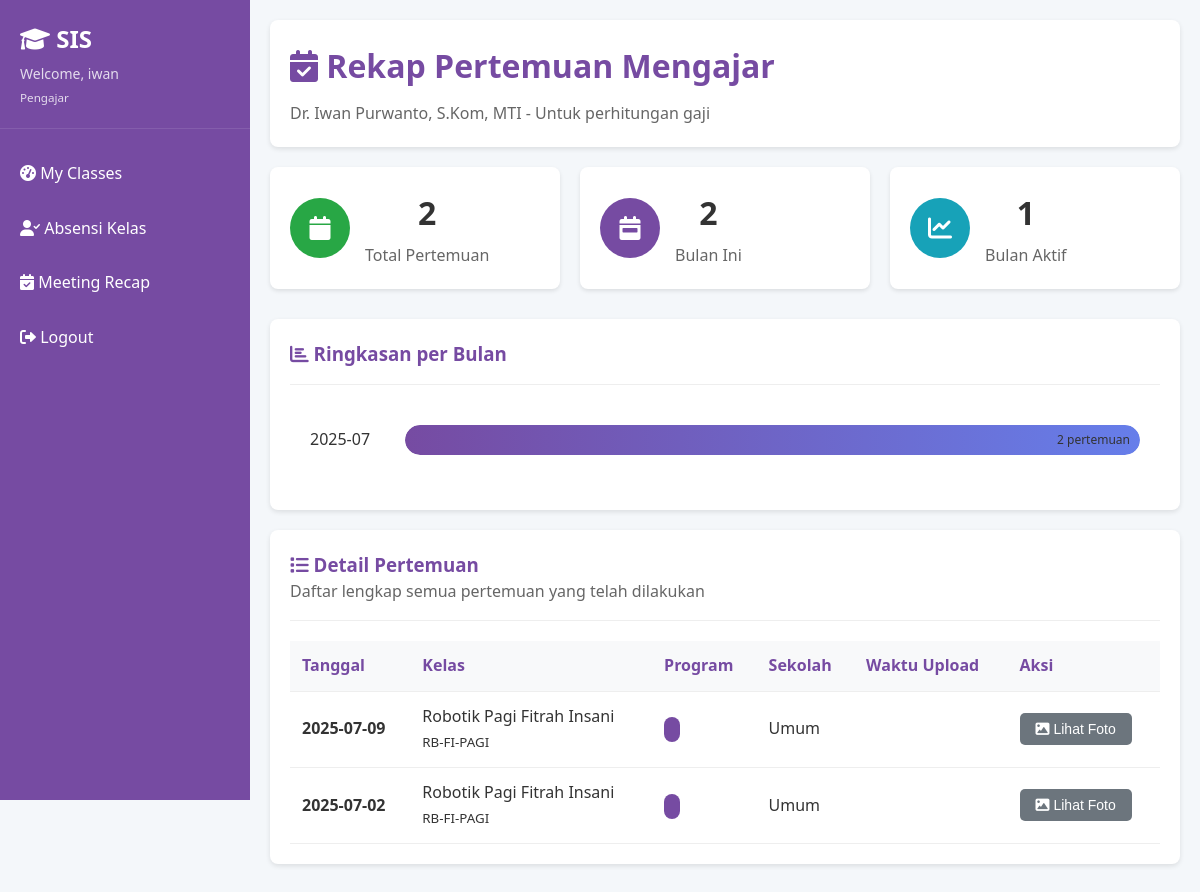
Screenshot of /teacher/rekap-pertemuan (signed in) with the database file from the repository.
### tables this page shows
CREATE TABLE User (
            id INTEGER PRIMARY KEY AUTOINCREMENT,
            username TEXT UNIQUE NOT NULL,
            password TEXT NOT NULL,
            role TEXT NOT NULL CHECK (role IN ('admin', 'pengajar', 'siswa'))
        );

CREATE TABLE Pengajar (
            id INTEGER PRIMARY KEY AUTOINCREMENT,
            kode_pengajar TEXT UNIQUE NOT NULL,
            nama_pengajar TEXT NOT NULL,
            program TEXT NOT NULL,
            user_id INTEGER,
            FOREIGN KEY (user_id) REFERENCES User(id)
        );

CREATE TABLE AbsensiSesi (
            id INTEGER PRIMARY KEY AUTOINCREMENT,
            kelas_id INTEGER,
            tanggal TEXT NOT NULL,
            pengajar_id INTEGER,
            pengajar_pengganti_id INTEGER,
            foto_selfie TEXT NOT NULL,
            materi_pembelajaran TEXT,
            capaian_pembelajaran TEXT,
            FOREIGN KEY (kelas_id) REFERENCES Kelas(id),
            FOREIGN KEY (pengajar_id) REFERENCES Pengajar(id),
            FOREIGN KEY (pengajar_pengganti_id) REFERENCES Pengajar(id)
        );

### app.py (the view)
@app.route('/teacher/rekap-pertemuan')
@role_required('pengajar')
def teacher_meeting_recap():
    db = get_db()
    teacher = db.execute('SELECT id, nama_pengajar FROM Pengajar WHERE user_id = ?', (session['user_id'],)).fetchone()
    meetings = db.execute('''
        SELECT
            a.id as sesi_id, -- TAMBAHKAN BARIS INI
            a.tanggal, a.kelas_id, k.nama_kelas, k.kode_kelas,
            COALESCE(pengganti.nama_pengajar, asli.nama_pengajar) as nama_pengajar_sesi
        FROM AbsensiSesi a
        JOIN Kelas k ON a.kelas_id = k.id
        JOIN Pengajar asli ON a.pengajar_id = asli.id
        LEFT JOIN Pengajar pengganti ON a.pengajar_pengganti_id = pengganti.id
        WHERE a.pengajar_id = ?
        GROUP BY a.tanggal, a.kelas_id
        ORDER BY a.tanggal DESC
    ''', (teacher['id'],)).fetchall()
    total_meetings = len(meetings)
    current_month_str = datetime.now().strftime('%Y-%m')
    current_month_meetings = sum(1 for m in meetings if m['tanggal'].startswith(current_month_str))
    monthly_summary = {}
    for meeting in meetings:
        month_key = meeting['tanggal'][:7]
        if month_key not in monthly_summary:
            monthly_summary[month_key] = 0
        monthly_summary[month_key] += 1
    return render_template('teacher_meeting_recap.html',
                         teacher=teacher,
                         meetings=meetings,
                         total_meetings=total_meetings,
                         current_month_meetings=current_month_meetings,
                         monthly_summary=monthly_summary)

### app.py (called while the page is built)
def get_db():
    if 'db' not in g:
        g.db = sqlite3.connect(DATABASE, detect_types=sqlite3.PARSE_DECLTYPES)
        g.db.row_factory = sqlite3.Row
    return g.db

def role_required(role):
    def decorator(f):
        @wraps(f)
        def decorated_function(*args, **kwargs):
            if 'user_id' not in session:
                return redirect(url_for('login'))
            db = get_db()
            user = db.execute('SELECT role FROM User WHERE id = ?', (session['user_id'],)).fetchone()
            if not user or user['role'] != role:
                flash('Akses ditolak. Anda tidak memiliki izin.', 'error')
                return redirect(url_for('login'))
            return f(*args, **kwargs)
        return decorated_function
    return decorator

### templates/teacher_meeting_recap.html (shortened to what this page needs)
{% extends "layout.html" %}
{% block content %}
<div class="content-header">
    <h1><i class="fas fa-calendar-check"></i> Rekap Pertemuan Mengajar</h1>
    <p>{{ teacher.nama_pengajar }} - Untuk perhitungan gaji</p>
</div>
<div class="stats-grid">
    <div class="stat-card">
        <div class="stat-icon" style="background: #28a745;">
            <i class="fas fa-calendar"></i>
        </div>
        <div class="stat-content">
            <h3>{{ total_meetings }}</h3>
            <p>Total Pertemuan</p>
        </div>
    </div>
    <div class="stat-card">
        <div class="stat-icon" style="background: #764ba2;">
            <i class="fas fa-calendar-week"></i>
        </div>
        <div class="stat-content">
            <h3>{{ current_month_meetings }}</h3>
            <p>Bulan Ini</p>
        </div>
    </div>
    <div class="stat-card">
        <div class="stat-icon" style="background: #17a2b8;">
            <i class="fas fa-chart-line"></i>
        </div>
        <div class="stat-content">
            <h3>{{ monthly_summary|length }}</h3>
            <p>Bulan Aktif</p>
        </div>
    </div>
</div>
<div class="card">
    <div class="card-header">
        <h3><i class="fas fa-chart-bar"></i> Ringkasan per Bulan</h3>
    </div>
    <div class="monthly-summary">
        {% for month, count in monthly_summary.items() %}
        <div class="month-item">
            <span class="month-label">{{ month }}</span>
            <div class="month-bar">
                <div class="bar-fill" style="width: {{ (count / (monthly_summary.values() | max)) * 100 }}%"></div>
                <span class="count-label">{{ count }} pertemuan</span>
            </div>
        </div>
        {% endfor %}
    </div>
</div>
<div class="card">
    <div class="card-header">
        <h3><i class="fas fa-list"></i> Detail Pertemuan</h3>
        <p style="margin: 0; color: #666;">Daftar lengkap semua pertemuan yang telah dilakukan</p>
    </div>
    <div class="table-responsive">
        <table class="table">
            <thead>
                <tr>
                    <th>Tanggal</th>
                    <th>Kelas</th>
                    <th>Program</th>
                    <th>Sekolah</th>
                    <th>Waktu Upload</th>
                    <th>Aksi</th>
                </tr>
            </thead>
            <tbody>
                {% for meeting in meetings %}
                <tr>
                    <td>
                        <strong>{{ meeting.tanggal }}</strong>
                    </td>
                    <td>
                        {{ meeting.nama_kelas }}<br>
                        <small class="text-muted">{{ meeting.kode_kelas }}</small>
                    </td>
                    <td>
                        <span class="program-badge">{{ meeting.nama_program }}</span>
                    </td>
                    <td>{{ meeting.nama_sekolah or 'Umum' }}</td>
                    <td>
                    </td>
                    <td>
                        <button class="btn btn-sm btn-secondary" onclick="showPhoto({{ meeting.sesi_id }})">
                            <i class="fas fa-image"></i> Lihat Foto
                        </button>
                    </td>
                </tr>
                {% endfor %}
            </tbody>
        </table>
    </div>
</div>
{% endblock %}

### templates/layout.html (shortened to what this page needs)
<!DOCTYPE html>
<html lang="en">
<head>
    <link rel="stylesheet" href="{{ url_for('static', filename='style.css') }}">
    <link href="https://cdnjs.cloudflare.com/ajax/libs/font-awesome/6.0.0/css/all.min.css" rel="stylesheet">
</head>
<body>
    <div class="dashboard">
        <div class="sidebar">
            <div class="sidebar-header">
                <h3><i class="fas fa-graduation-cap"></i> SIS</h3>
                <div class="user-info">
                    Welcome, {{ session.username }}<br>
                    <small>{{ session.role.title() }}</small>
                </div>
            </div>
            <ul class="sidebar-nav">
                {% if session.role == 'admin' %}
                    <li><a href="{{ url_for('admin_dashboard') }}"><i class="fas fa-tachometer-alt"></i> Dashboard</a></li>
                    <li><a href="{{ url_for('admin_manage_data', tipe='sekolah') }}"><i class="fas fa-school"></i> Data Sekolah</a></li>
                    <li><a href="{{ url_for('admin_manage_data', tipe='pengajar') }}"><i class="fas fa-chalkboard-teacher"></i> Data Pengajar</a></li>
                    <li><a href="{{ url_for('admin_manage_data', tipe='siswa') }}"><i class="fas fa-users"></i> Data Siswa</a></li>
                    <li><a href="{{ url_for('admin_manage_data', tipe='program') }}"><i class="fas fa-book"></i> Data Program</a></li>
                    <li style="padding: 10px 20px; color: rgba(255,255,255,0.5); font-size: 14px; margin-top: 10px; border-top: 1px solid rgba(255,255,255,0.1);">
                        INPUT DATA BARU
                    </li>
                    <li><a href="{{ url_for('input_sekolah') }}"><i class="fas fa-plus-circle"></i> Input Sekolah</a></li>
                    <li><a href="{{ url_for('input_pengajar') }}"><i class="fas fa-plus-circle"></i> Input Pengajar</a></li>
                    <li><a href="{{ url_for('input_siswa') }}"><i class="fas fa-plus-circle"></i> Input Siswa</a></li>
                    <li><a href="{{ url_for('input_materi') }}"><i class="fas fa-plus-circle"></i> Input Materi</a></li>
                    <li><a href="{{ url_for('admin_jadwal_pengajar') }}"><i class="fas fa-calendar-alt"></i> Input Jadwal Pengajar</a></li>
                    <li><a href="{{ url_for('admin_kelola_sesi') }}"><i class="fas fa-users-cog"></i> Kelola Sesi & Absensi</a></li>
                    <li><a href="{{ url_for('pengelompokan_kelas') }}"><i class="fas fa-users-cog"></i> Buat & Kelompokkan Kelas</a></li>
                    <li style="padding: 10px 20px; color: rgba(255,255,255,0.5); font-size: 14px; margin-top: 10px; border-top: 1px solid rgba(255,255,255,0.1);">
                        LAPORAN
                    </li>
                    <li><a href="{{ url_for('admin_teacher_meetings') }}"><i class="fas fa-chart-bar"></i> Laporan Absen Pengajar</a></li>
                    <li><a href="{{ url_for('admin_laporan_gaji') }}"><i class="fas fa-file-invoice-dollar"></i> Laporan & Gaji</a></li>
                {% elif session.role == 'pengajar' %}
                    <li><a href="{{ url_for('teacher_dashboard') }}"><i class="fas fa-tachometer-alt"></i> My Classes</a></li>
                    <li><a href="{{ url_for('pilih_kelas_absensi') }}"><i class="fas fa-user-check"></i> Absensi Kelas</a></li>
                    <li><a href="{{ url_for('teacher_meeting_recap') }}"><i class="fas fa-calendar-check"></i> Meeting Recap</a></li>
                {% elif session.role == 'siswa' %}
                    <li><a href="{{ url_for('student_portfolio') }}"><i class="fas fa-chart-line"></i> My Portfolio</a></li>
                {% endif %}
                <li><a href="{{ url_for('logout') }}"><i class="fas fa-sign-out-alt"></i> Logout</a></li>
            </ul>
        </div>
        <div class="main-content">
            {% block content %}{% endblock %}
        </div>
    </div>
</body>
</html>

### static/style.css (style rules this page uses)
* { margin: 0; padding: 0; box-sizing: border-box; }
body { font-family: 'Segoe UI', Tahoma, Geneva, Verdana, sans-serif; background-color: #f4f7fa; color: #333; line-height: 1.6; }
.btn { display: inline-block; padding: 12px 24px; border: none; border-radius: 5px; cursor: pointer; text-decoration: none; text-align: center; font-size: 16px; font-weight: 500; transition: all 0.3s ease; }
.btn-secondary { background-color: #6c757d; color: white; }
.btn-sm { padding: 8px 16px; font-size: 14px; }
.dashboard { display: flex; min-height: 100vh; }
.sidebar { width: 250px; background: linear-gradient(135deg, #764ba2 0%, #764ba2 100%); color: white; padding: 20px 0; position: fixed; height: 100vh; overflow-y: auto; }
.sidebar-header { padding: 0 20px 20px; border-bottom: 1px solid rgba(255, 255, 255, 0.1); margin-bottom: 20px; }
.sidebar-header h3 { font-size: 24px; margin-bottom: 5px; }
.sidebar-header .user-info { font-size: 14px; opacity: 0.8; }
.sidebar-nav { list-style: none; }
.sidebar-nav li { margin-bottom: 5px; }
.sidebar-nav a { display: block; padding: 12px 20px; color: white; text-decoration: none; transition: background-color 0.3s ease; }
.main-content { flex: 1; margin-left: 250px; padding: 20px; }
.content-header { background: white; padding: 20px; border-radius: 8px; margin-bottom: 20px; box-shadow: 0 2px 5px rgba(0, 0, 0, 0.1); }
.content-header h1 { color: #764ba2; margin-bottom: 10px; }
.content-header p { color: #666; margin: 0; }
.card { background: white; border-radius: 8px; padding: 20px; margin-bottom: 20px; box-shadow: 0 2px 5px rgba(0, 0, 0, 0.1); }
.card-header { border-bottom: 1px solid #eee; padding-bottom: 15px; margin-bottom: 20px; }
.card-header h3 { color: #764ba2; margin: 0; }
.table { width: 100%; border-collapse: collapse; margin-top: 20px; }
.table th, .table td { padding: 12px; text-align: left; border-bottom: 1px solid #eee; }
.table th { background-color: #f8f9fa; font-weight: 600; color: #764ba2; }
.stats-grid { display: grid; grid-template-columns: repeat(auto-fit, minmax(250px, 1fr)); gap: 20px; margin-bottom: 30px; }
.stat-card { background: white; padding: 20px; border-radius: 8px; text-align: center; box-shadow: 0 2px 5px rgba(0, 0, 0, 0.1); }
.stat-card h3 { font-size: 36px; color: #764ba2; margin-bottom: 10px; }
.stat-card p { color: #666; margin: 0; }

### templates/teacher_meeting_recap.html (style rules this page uses)
.stats-grid { display: grid; grid-template-columns: repeat(auto-fit, minmax(200px, 1fr)); gap: 20px; margin-bottom: 30px; }
.stat-card { background: white; border-radius: 8px; padding: 20px; box-shadow: 0 2px 4px rgba(0,0,0,0.1); display: flex; align-items: center; gap: 15px; }
.stat-icon { width: 60px; height: 60px; border-radius: 50%; display: flex; align-items: center; justify-content: center; color: white; font-size: 24px; }
.stat-content h3 { margin: 0; font-size: 2em; font-weight: bold; color: #333; }
.stat-content p { margin: 5px 0 0 0; color: #666; }
.monthly-summary { padding: 20px; }
.month-item { display: flex; align-items: center; margin-bottom: 15px; gap: 15px; }
.month-label { min-width: 80px; font-weight: 500; }
.month-bar { flex: 1; height: 30px; background: #f0f0f0; border-radius: 15px; position: relative; overflow: hidden; }
.bar-fill { height: 100%; background: linear-gradient(90deg, #764ba2 0%, #667eea 100%); border-radius: 15px; transition: width 0.5s ease; }
.count-label { position: absolute; right: 10px; top: 50%; transform: translateY(-50%); font-size: 12px; font-weight: 500; color: #333; }
.program-badge { background: #764ba2; color: white; padding: 4px 8px; border-radius: 12px; font-size: 12px; font-weight: 500; }

### rows the page displays
User: username "iwan", role "Pengajar"
Pengajar: nama_pengajar "Dr. Iwan Purwanto, S.Kom, MTI"
AbsensiSesi: tanggal "2025-07-09", nama_kelas "Robotik Pagi Fitrah Insani", kode_kelas "RB-FI-PAGI", nama_sekolah "Umum"
AbsensiSesi: tanggal "2025-07-02", nama_kelas "Robotik Pagi Fitrah Insani", kode_kelas "RB-FI-PAGI", nama_sekolah "Umum"

### other values shown
{{ total_meetings }} "2"
{{ current_month_meetings }} "2"
{{ monthly_summary|length }} "1"
{{ month }} "2025-07"
{{ count }} "2"
